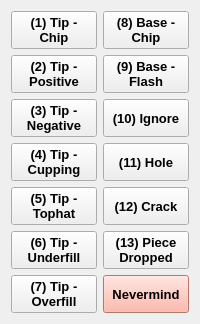
        <widget class="QWidget" name="page_12">
         <layout class="QHBoxLayout" name="horizontalLayout_7">
          <item>
           <layout class="QVBoxLayout" name="verticalLayout_16">
            <item>
             <widget class="QPushButton" name="pushButtonTipChip_5">
              <property name="sizePolicy">
               <sizepolicy hsizetype="Minimum" vsizetype="Preferred">
                <horstretch>0</horstretch>
                <verstretch>0</verstretch>
               </sizepolicy>
              </property>
              <property name="font">
               <font>
                <pointsize>10</pointsize>
                <weight>75</weight>
                <bold>true</bold>
               </font>
              </property>
              <property name="text">
               <string>(1) Tip - 
Chip</string>
              </property>
              <property name="checkable">
               <bool>true</bool>
              </property>
             </widget>
            </item>
            <item>
             <widget class="QPushButton" name="pushButtonTipPositive_5">
              <property name="sizePolicy">
               <sizepolicy hsizetype="Minimum" vsizetype="Preferred">
                <horstretch>0</horstretch>
                <verstretch>0</verstretch>
               </sizepolicy>
              </property>
              <property name="font">
               <font>
                <pointsize>10</pointsize>
                <weight>75</weight>
                <bold>true</bold>
               </font>
              </property>
              <property name="text">
               <string>(2) Tip - 
Positive</string>
              </property>
              <property name="checkable">
               <bool>true</bool>
              </property>
             </widget>
            </item>
            <item>
             <widget class="QPushButton" name="pushButtonTipNegative_5">
              <property name="sizePolicy">
               <sizepolicy hsizetype="Minimum" vsizetype="Preferred">
                <horstretch>0</horstretch>
                <verstretch>0</verstretch>
               </sizepolicy>
              </property>
              <property name="font">
               <font>
                <pointsize>10</pointsize>
                <weight>75</weight>
                <bold>true</bold>
               </font>
              </property>
              <property name="text">
               <string>(3) Tip - 
Negative</string>
              </property>
              <property name="checkable">
               <bool>true</bool>
              </property>
             </widget>
            </item>
            <item>
             <widget class="QPushButton" name="pushButtonTipCupping_5">
              <property name="sizePolicy">
               <sizepolicy hsizetype="Minimum" vsizetype="Preferred">
                <horstretch>0</horstretch>
                <verstretch>0</verstretch>
               </sizepolicy>
              </property>
              <property name="font">
               <font>
                <pointsize>10</pointsize>
                <weight>75</weight>
                <bold>true</bold>
               </font>
              </property>
              <property name="text">
               <string>(4) Tip - 
Cupping</string>
              </property>
              <property name="checkable">
               <bool>true</bool>
              </property>
             </widget>
            </item>
            <item>
             <widget class="QPushButton" name="pushButtonTipTophat_5">
              <property name="sizePolicy">
               <sizepolicy hsizetype="Minimum" vsizetype="Preferred">
                <horstretch>0</horstretch>
                <verstretch>0</verstretch>
               </sizepolicy>
              </property>
              <property name="font">
               <font>
                <pointsize>10</pointsize>
                <weight>75</weight>
                <bold>true</bold>
               </font>
              </property>
              <property name="text">
               <string>(5) Tip - 
Tophat</string>
              </property>
              <property name="checkable">
               <bool>true</bool>
              </property>
             </widget>
            </item>
            <item>
             <widget class="QPushButton" name="pushButtonTipUnderfill_5">
              <property name="sizePolicy">
               <sizepolicy hsizetype="Minimum" vsizetype="Preferred">
                <horstretch>0</horstretch>
                <verstretch>0</verstretch>
               </sizepolicy>
              </property>
              <property name="font">
               <font>
                <pointsize>10</pointsize>
                <weight>75</weight>
                <bold>true</bold>
               </font>
              </property>
              <property name="text">
               <string>(6) Tip - 
Underfill</string>
              </property>
              <property name="checkable">
               <bool>true</bool>
              </property>
             </widget>
            </item>
            <item>
             <widget class="QPushButton" name="pushButtonTipOverfill_5">
              <property name="sizePolicy">
               <sizepolicy hsizetype="Minimum" vsizetype="Preferred">
                <horstretch>0</horstretch>
                <verstretch>0</verstretch>
               </sizepolicy>
              </property>
              <property name="font">
               <font>
                <pointsize>10</pointsize>
                <weight>75</weight>
                <bold>true</bold>
               </font>
              </property>
              <property name="text">
               <string>(7) Tip - 
Overfill</string>
              </property>
              <property name="checkable">
               <bool>true</bool>
              </property>
             </widget>
            </item>
           </layout>
          </item>
          <item>
           <layout class="QVBoxLayout" name="verticalLayout_17">
            <item>
             <widget class="QPushButton" name="pushButtonBaseChip_5">
              <property name="sizePolicy">
               <sizepolicy hsizetype="Minimum" vsizetype="Preferred">
                <horstretch>0</horstretch>
                <verstretch>0</verstretch>
               </sizepolicy>
              </property>
              <property name="font">
               <font>
                <pointsize>10</pointsize>
                <weight>75</weight>
                <bold>true</bold>
               </font>
              </property>
              <property name="text">
               <string>(8) Base - 
Chip</string>
              </property>
              <property name="checkable">
               <bool>true</bool>
              </property>
             </widget>
            </item>
            <item>
             <widget class="QPushButton" name="pushButtonBaseFlash_5">
              <property name="sizePolicy">
               <sizepolicy hsizetype="Minimum" vsizetype="Preferred">
                <horstretch>0</horstretch>
                <verstretch>0</verstretch>
               </sizepolicy>
              </property>
              <property name="font">
               <font>
                <pointsize>10</pointsize>
                <weight>75</weight>
                <bold>true</bold>
               </font>
              </property>
              <property name="text">
               <string>(9) Base - 
Flash</string>
              </property>
              <property name="checkable">
               <bool>true</bool>
              </property>
             </widget>
            </item>
            <item>
             <widget class="QPushButton" name="pushButtonBaseWarp_5">
              <property name="sizePolicy">
               <sizepolicy hsizetype="Minimum" vsizetype="Preferred">
                <horstretch>0</horstretch>
                <verstretch>0</verstretch>
               </sizepolicy>
              </property>
              <property name="font">
               <font>
                <pointsize>10</pointsize>
                <weight>75</weight>
                <bold>true</bold>
               </font>
              </property>
              <property name="text">
               <string>(10) Ignore</string>
              </property>
              <property name="checkable">
               <bool>true</bool>
              </property>
             </widget>
            </item>
            <item>
             <widget class="QPushButton" name="pushButtonHole_5">
              <property name="sizePolicy">
               <sizepolicy hsizetype="Minimum" vsizetype="Preferred">
                <horstretch>0</horstretch>
                <verstretch>0</verstretch>
               </sizepolicy>
              </property>
              <property name="font">
               <font>
                <pointsize>10</pointsize>
                <weight>75</weight>
                <bold>true</bold>
               </font>
              </property>
              <property name="text">
               <string>(11) Hole</string>
              </property>
              <property name="checkable">
               <bool>true</bool>
              </property>
             </widget>
            </item>
            <item>
             <widget class="QPushButton" name="pushButtonCrack_5">
              <property name="sizePolicy">
               <sizepolicy hsizetype="Minimum" vsizetype="Preferred">
                <horstretch>0</horstretch>
                <verstretch>0</verstretch>
               </sizepolicy>
              </property>
              <property name="font">
               <font>
                <pointsize>10</pointsize>
                <weight>75</weight>
                <bold>true</bold>
               </font>
              </property>
              <property name="text">
               <string>(12) Crack</string>
              </property>
              <property name="checkable">
               <bool>true</bool>
              </property>
             </widget>
            </item>
            <item>
             <widget class="QPushButton" name="pushButtonPieceDropped_5">
              <property name="sizePolicy">
               <sizepolicy hsizetype="Minimum" vsizetype="Preferred">
                <horstretch>0</horstretch>
                <verstretch>0</verstretch>
               </sizepolicy>
              </property>
              <property name="font">
               <font>
                <pointsize>10</pointsize>
                <weight>75</weight>
                <bold>true</bold>
               </font>
              </property>
              <property name="text">
               <string>(13) Piece 
Dropped</string>
              </property>
              <property name="checkable">
               <bool>true</bool>
              </property>
             </widget>
            </item>
            <item>
             <widget class="QPushButton" name="pushButtonNevermind_5">
              <property name="sizePolicy">
               <sizepolicy hsizetype="Minimum" vsizetype="Preferred">
                <horstretch>0</horstretch>
                <verstretch>0</verstretch>
               </sizepolicy>
              </property>
              <property name="font">
               <font>
                <pointsize>10</pointsize>
                <weight>75</weight>
                <bold>true</bold>
               </font>
              </property>
              <property name="styleSheet">
               <string notr="true">background-color: rgb(255, 165, 149);</string>
              </property>
              <property name="text">
               <string>Nevermind</string>
              </property>
              <property name="checkable">
               <bool>false</bool>
              </property>
             </widget>
            </item>
           </layout>
          </item>
         </layout>
        </widget>
